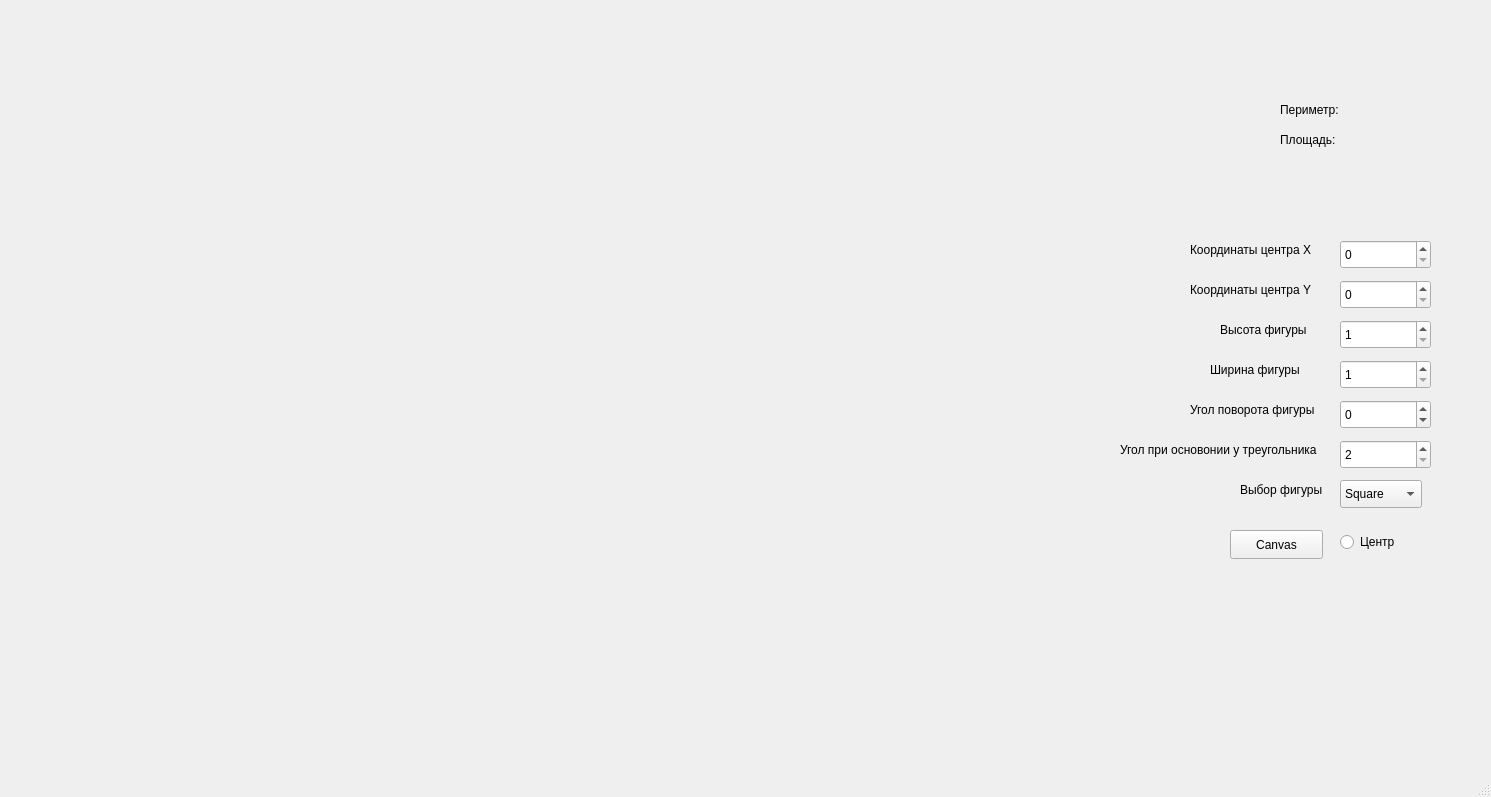
<?xml version="1.0" encoding="UTF-8"?>
<ui version="4.0">
 <class>MainWindow</class>
 <widget class="QMainWindow" name="MainWindow">
  <property name="geometry">
   <rect>
    <x>0</x>
    <y>0</y>
    <width>1491</width>
    <height>797</height>
   </rect>
  </property>
  <property name="windowTitle">
   <string>MainWindow</string>
  </property>
  <widget class="QWidget" name="centralwidget">
   <widget class="QSpinBox" name="spinBox_x">
    <property name="geometry">
     <rect>
      <x>1340</x>
      <y>240</y>
      <width>91</width>
      <height>29</height>
     </rect>
    </property>
    <property name="minimumSize">
     <size>
      <width>0</width>
      <height>29</height>
     </size>
    </property>
    <property name="maximum">
     <number>500</number>
    </property>
   </widget>
   <widget class="QSpinBox" name="spinBox_y">
    <property name="geometry">
     <rect>
      <x>1340</x>
      <y>280</y>
      <width>91</width>
      <height>29</height>
     </rect>
    </property>
    <property name="minimumSize">
     <size>
      <width>91</width>
      <height>29</height>
     </size>
    </property>
    <property name="maximum">
     <number>400</number>
    </property>
   </widget>
   <widget class="QSpinBox" name="spinBox_h">
    <property name="geometry">
     <rect>
      <x>1340</x>
      <y>320</y>
      <width>91</width>
      <height>29</height>
     </rect>
    </property>
    <property name="minimum">
     <number>1</number>
    </property>
    <property name="maximum">
     <number>1000</number>
    </property>
   </widget>
   <widget class="QSpinBox" name="spinBox_rotate">
    <property name="geometry">
     <rect>
      <x>1340</x>
      <y>400</y>
      <width>91</width>
      <height>29</height>
     </rect>
    </property>
    <property name="minimum">
     <number>-360</number>
    </property>
    <property name="maximum">
     <number>360</number>
    </property>
   </widget>
   <widget class="QComboBox" name="comboBox">
    <property name="geometry">
     <rect>
      <x>1340</x>
      <y>480</y>
      <width>82</width>
      <height>28</height>
     </rect>
    </property>
    <item>
     <property name="text">
      <string>Square</string>
     </property>
    </item>
    <item>
     <property name="text">
      <string>MyFigure</string>
     </property>
    </item>
    <item>
     <property name="text">
      <string>Triangle</string>
     </property>
    </item>
    <item>
     <property name="text">
      <string>Star(5)</string>
     </property>
    </item>
    <item>
     <property name="text">
      <string>Star(6)</string>
     </property>
    </item>
    <item>
     <property name="text">
      <string>Star(8)</string>
     </property>
    </item>
    <item>
     <property name="text">
      <string>Hexagon</string>
     </property>
    </item>
    <item>
     <property name="text">
      <string>Rhombus</string>
     </property>
    </item>
    <item>
     <property name="text">
      <string>Rectangle</string>
     </property>
    </item>
    <item>
     <property name="text">
      <string>Ellipse</string>
     </property>
    </item>
    <item>
     <property name="text">
      <string>Circle</string>
     </property>
    </item>
   </widget>
   <widget class="QSpinBox" name="spinBox_Width">
    <property name="geometry">
     <rect>
      <x>1340</x>
      <y>360</y>
      <width>91</width>
      <height>29</height>
     </rect>
    </property>
    <property name="minimumSize">
     <size>
      <width>91</width>
      <height>29</height>
     </size>
    </property>
    <property name="maximumSize">
     <size>
      <width>91</width>
      <height>29</height>
     </size>
    </property>
    <property name="minimum">
     <number>1</number>
    </property>
    <property name="maximum">
     <number>1000</number>
    </property>
   </widget>
   <widget class="QLabel" name="label">
    <property name="geometry">
     <rect>
      <x>1190</x>
      <y>240</y>
      <width>161</width>
      <height>20</height>
     </rect>
    </property>
    <property name="text">
     <string>Координаты центра X</string>
    </property>
   </widget>
   <widget class="QLabel" name="label_2">
    <property name="geometry">
     <rect>
      <x>1190</x>
      <y>280</y>
      <width>161</width>
      <height>20</height>
     </rect>
    </property>
    <property name="text">
     <string>Координаты центра Y</string>
    </property>
   </widget>
   <widget class="QLabel" name="label_3">
    <property name="geometry">
     <rect>
      <x>1220</x>
      <y>320</y>
      <width>111</width>
      <height>20</height>
     </rect>
    </property>
    <property name="text">
     <string>Высота фигуры</string>
    </property>
   </widget>
   <widget class="QLabel" name="label_4">
    <property name="geometry">
     <rect>
      <x>1210</x>
      <y>360</y>
      <width>121</width>
      <height>20</height>
     </rect>
    </property>
    <property name="text">
     <string>Ширина фигуры</string>
    </property>
   </widget>
   <widget class="QLabel" name="label_5">
    <property name="geometry">
     <rect>
      <x>1190</x>
      <y>400</y>
      <width>161</width>
      <height>20</height>
     </rect>
    </property>
    <property name="text">
     <string>Угол поворота фигуры</string>
    </property>
   </widget>
   <widget class="QLabel" name="label_6">
    <property name="geometry">
     <rect>
      <x>1240</x>
      <y>480</y>
      <width>111</width>
      <height>20</height>
     </rect>
    </property>
    <property name="text">
     <string>Выбор фигуры</string>
    </property>
   </widget>
   <widget class="QLabel" name="label_7">
    <property name="geometry">
     <rect>
      <x>1280</x>
      <y>100</y>
      <width>81</width>
      <height>20</height>
     </rect>
    </property>
    <property name="text">
     <string>Периметр:</string>
    </property>
   </widget>
   <widget class="QLabel" name="label_8">
    <property name="geometry">
     <rect>
      <x>1280</x>
      <y>130</y>
      <width>81</width>
      <height>20</height>
     </rect>
    </property>
    <property name="text">
     <string>Площадь:</string>
    </property>
   </widget>
   <widget class="QLabel" name="label_9">
    <property name="geometry">
     <rect>
      <x>1360</x>
      <y>130</y>
      <width>63</width>
      <height>20</height>
     </rect>
    </property>
    <property name="text">
     <string/>
    </property>
   </widget>
   <widget class="QLabel" name="label_10">
    <property name="geometry">
     <rect>
      <x>1360</x>
      <y>100</y>
      <width>63</width>
      <height>20</height>
     </rect>
    </property>
    <property name="text">
     <string/>
    </property>
   </widget>
   <widget class="QSpinBox" name="spinBox_rotate_2">
    <property name="geometry">
     <rect>
      <x>1340</x>
      <y>440</y>
      <width>91</width>
      <height>29</height>
     </rect>
    </property>
    <property name="minimumSize">
     <size>
      <width>91</width>
      <height>29</height>
     </size>
    </property>
    <property name="minimum">
     <number>2</number>
    </property>
    <property name="maximum">
     <number>179</number>
    </property>
   </widget>
   <widget class="QLabel" name="label_11">
    <property name="geometry">
     <rect>
      <x>1120</x>
      <y>440</y>
      <width>261</width>
      <height>20</height>
     </rect>
    </property>
    <property name="text">
     <string>Угол при основонии у треугольника</string>
    </property>
   </widget>
   <widget class="QRadioButton" name="radioButton">
    <property name="geometry">
     <rect>
      <x>1340</x>
      <y>530</y>
      <width>110</width>
      <height>24</height>
     </rect>
    </property>
    <property name="text">
     <string>Центр</string>
    </property>
   </widget>
   <widget class="QPushButton" name="pushButton">
    <property name="geometry">
     <rect>
      <x>1230</x>
      <y>530</y>
      <width>93</width>
      <height>29</height>
     </rect>
    </property>
    <property name="text">
     <string>Canvas</string>
    </property>
   </widget>
  </widget>
  <widget class="QMenuBar" name="menubar">
   <property name="geometry">
    <rect>
     <x>0</x>
     <y>0</y>
     <width>1491</width>
     <height>26</height>
    </rect>
   </property>
  </widget>
  <widget class="QStatusBar" name="statusbar"/>
 </widget>
 <resources/>
 <connections/>
</ui>
